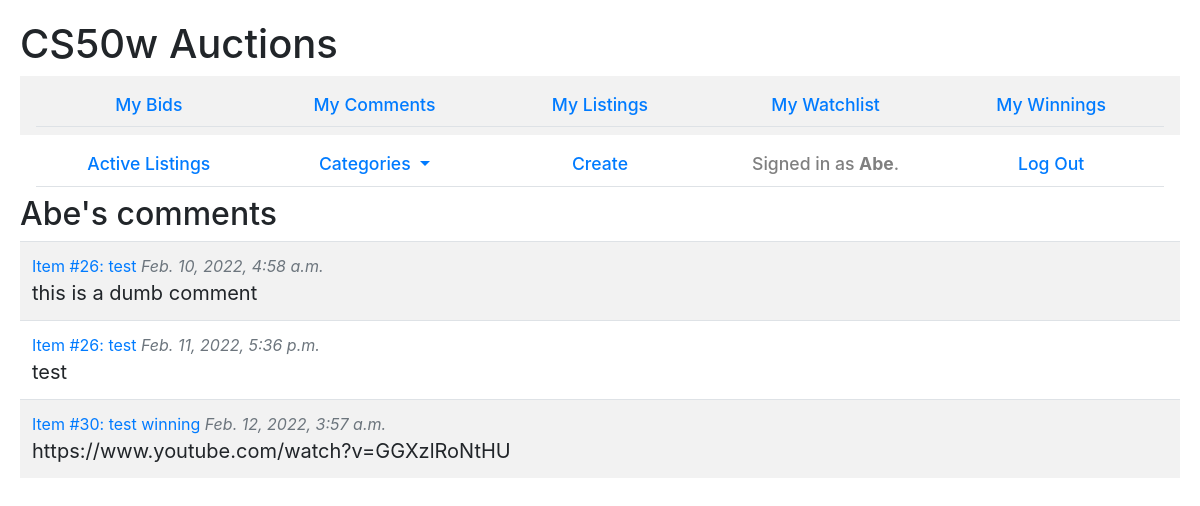
Page /comments (signed in) on the earlier database version.
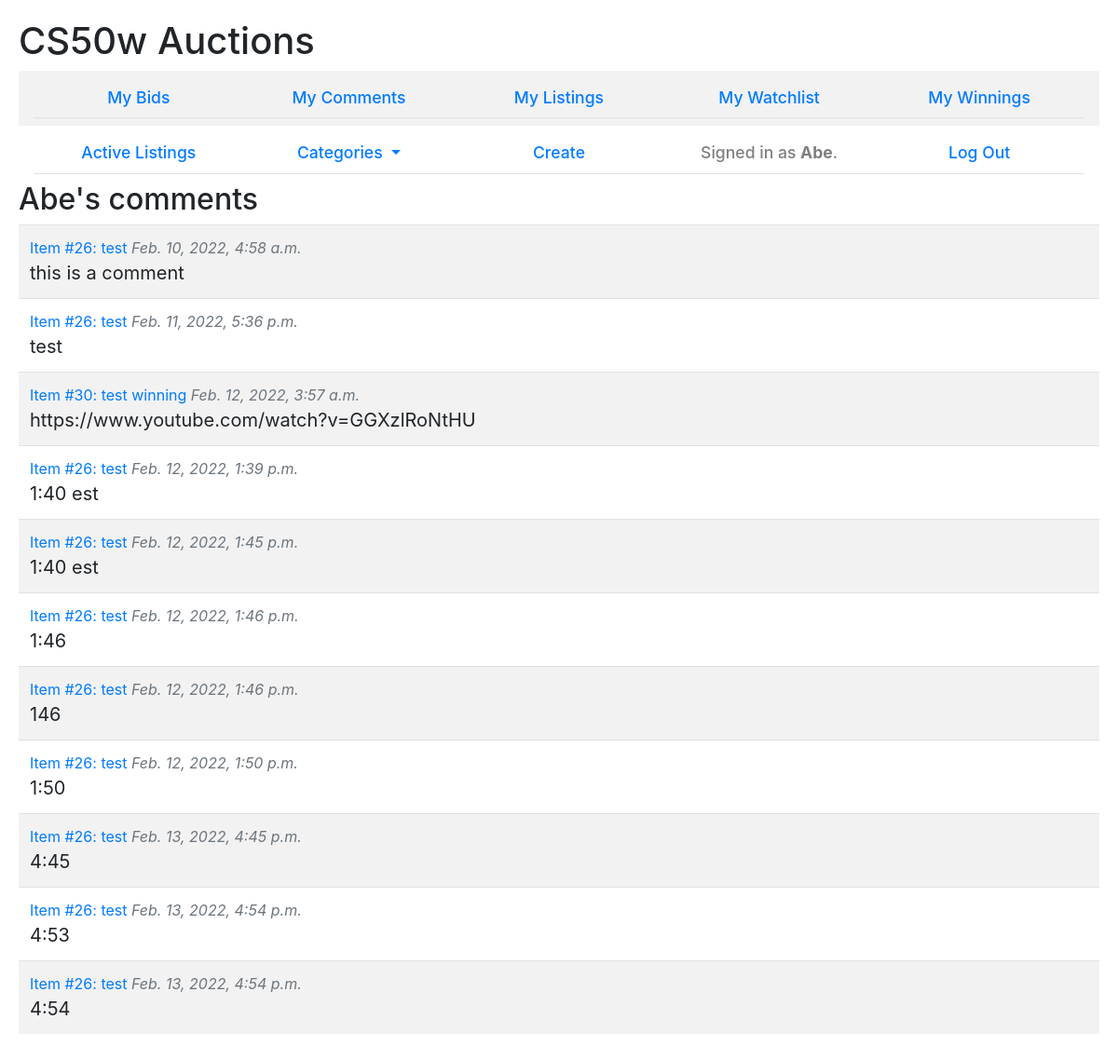
Same page on the later database version.
### auctions/models.py (models this page shows, shortened)
class Comment(Model):
    comment = TextField(max_length=280)
    commented = DateTimeField(auto_now_add=True)
    commenter = ForeignKey(User, on_delete=CASCADE)
    listing = ForeignKey(Listing, on_delete=CASCADE)

class Listing(Model):
    CATEGORIES = (
        ("BO", "Books, Movies & Music"),
        ("CO", "Collectibles & Art"),
        ("FA", "Fashion"),
        ("OT", "Other"),
    )
    name = CharField(max_length=64)
    category = CharField(choices=CATEGORIES, max_length=2)
    description = TextField(max_length=480)
    image_url = URLField(blank=True)
    list_price = DecimalField(max_digits=9, decimal_places=2)
    is_active = BooleanField()
    lister = ForeignKey(User, on_delete=CASCADE, related_name="lister")
    winner = ForeignKey(User, on_delete=CASCADE, blank=True, null=True)

### auctions/views.py (the view)
# urls.py: path("comments", views.read_my_comments, name="comments"),
@login_required
def read_my_comments(request):
    user = User.objects.get(id=request.user.id)
    comments = Comment.objects.filter(commenter=user)
    return render(request, "auctions/comments.html",{
        "header": f"{user.username}'s comments",
        "comments": comments
    })

### auctions/context_processors.py (called while the page is built)
def add_categories_to_context(request):
    return {"categories": CATEGORIES}

### auctions/templates/auctions/comments.html
{% extends "auctions/layout.html" %}
{% block body %}
<h2>{{header|capfirst}}</h2>
{% if comments %}
<table class="table table-striped">
    {% for comment in comments %}
    <tr>
        <td>
            <a href="{% url 'read' comment.listing.id comment.listing.name %}">
            Item #{{comment.listing.id}}: {{comment.listing.name}}</a>
            <span class="commented">{{comment.commented}}</span><br>
            <span class="comment">{{comment.comment}}</span>
        </td>
    </tr>
    {% endfor %}
</table>
{% else %}
<em>There are no comments to show</em>
{% endif %}
{% endblock %}

Differences in the rows shown:
changed Comment: comment "this is a dumb comment" → "this is a comment"
added Comment: listing.id "26", listing.name "test", commented "Feb. 12, 2022, 1:39 p.m.", comment "1:40 est"
added Comment: listing.id "26", listing.name "test", commented "Feb. 12, 2022, 1:45 p.m.", comment "1:40 est"
added Comment: listing.id "26", listing.name "test", commented "Feb. 12, 2022, 1:46 p.m.", comment "1:46"
added Comment: listing.id "26", listing.name "test", commented "Feb. 12, 2022, 1:46 p.m.", comment "146"
added Comment: listing.id "26", listing.name "test", commented "Feb. 12, 2022, 1:50 p.m.", comment "1:50"
added Comment: listing.id "26", listing.name "test", commented "Feb. 13, 2022, 4:45 p.m.", comment "4:45"
added Comment: listing.id "26", listing.name "test", commented "Feb. 13, 2022, 4:54 p.m.", comment "4:53"
added Comment: listing.id "26", listing.name "test", commented "Feb. 13, 2022, 4:54 p.m.", comment "4:54"
